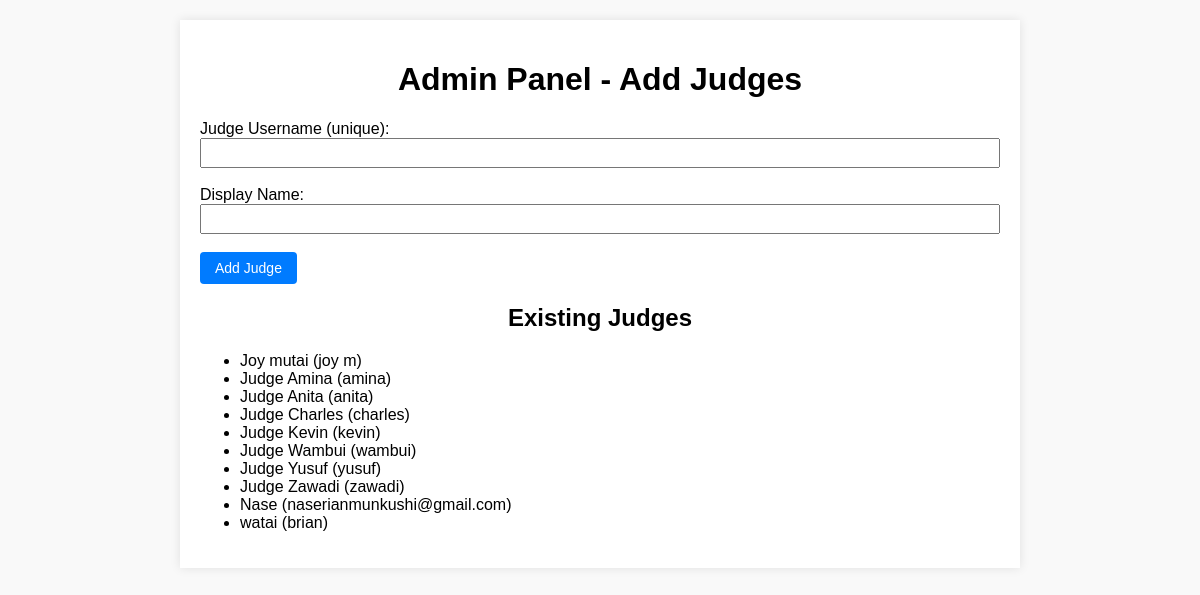
The app's page /admin.php with its own data.
### tables this page shows
CREATE TABLE `judges` (
  `id` int(11) NOT NULL,
  `username` varchar(50) NOT NULL,
  `display_name` varchar(100) NOT NULL
);

### public/admin.php (the view, shortened to what this page needs)
<?php
require_once '../config/db.php';
$judges = $pdo->query("SELECT * FROM judges ORDER BY display_name ASC")->fetchAll();
?>
<!DOCTYPE html>
<html lang="en">
<head>
    <link rel="stylesheet" href="assets/style.css" />
</head>
<body>
    <div class="container">
        <h1>Admin Panel - Add Judges</h1>
        <form method="POST" action="">
            <label for="username">Judge Username (unique):</label><br/>
            <input type="text" id="username" name="username" required /><br/><br/>
            <label for="display_name">Display Name:</label><br/>
            <input type="text" id="display_name" name="display_name" required /><br/><br/>
            <button type="submit">Add Judge</button>
        </form>
        <h2>Existing Judges</h2>
        <?php if (count($judges) === 0): ?>
            <p>No judges added yet.</p>
        <?php else: ?>
            <ul>
                <?php foreach ($judges as $j): ?>
                    <li><?= htmlspecialchars($j['display_name']) ?> (<?= htmlspecialchars($j['username']) ?>)</li>
                <?php endforeach; ?>
            </ul>
        <?php endif; ?>
    </div>
</body>
</html>

### public/assets/style.css (style rules this page uses)
body { font-family: Arial, sans-serif; margin: 20px; background-color: #f9f9f9; }
h1, h2 { text-align: center; }
.container { max-width: 800px; margin: 0 auto; background: white; padding: 20px; box-shadow: 0 0 10px rgba(0,0,0,0.1); }
button { background-color: #007bff; border: none; color: white; padding: 8px 15px; cursor: pointer; border-radius: 4px; font-size: 14px; }
input[type=number], input[type=text] { padding: 5px; font-size: 14px; width: 100%; box-sizing: border-box; }

### records on screen
judges: display_name "Joy mutai", username "joy m"
judges: display_name "Judge Amina", username "amina"
judges: display_name "Judge Anita", username "anita"
judges: display_name "Judge Charles", username "charles"
judges: display_name "Judge Kevin", username "kevin"
judges: display_name "Judge Wambui", username "wambui"
judges: display_name "Judge Yusuf", username "yusuf"
judges: display_name "Judge Zawadi", username "zawadi"
judges: display_name "Nase", username "naserianmunkushi@gmail.com"
judges: display_name "watai", username "brian"
